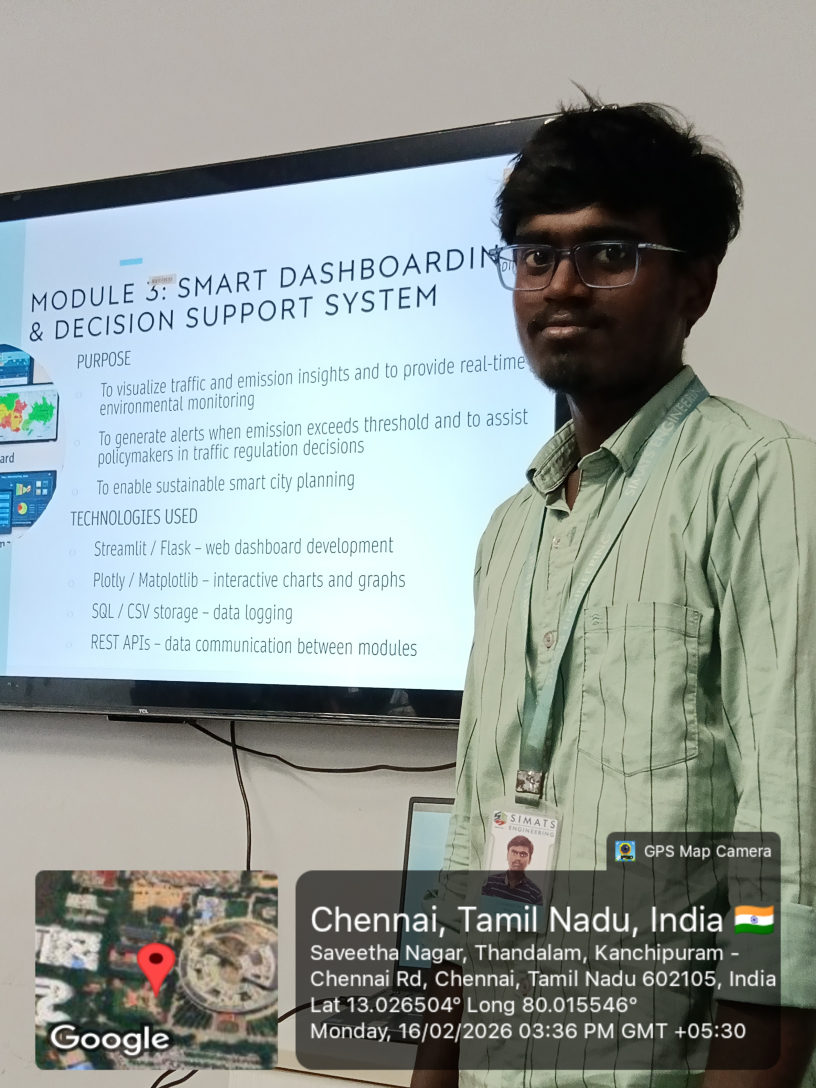
#> input picture review 1 photo.jpg, 2448 x 3264 px (shown at 1/3 size)
$ jupyter execute 'activity_1(13_02_2026).ipynb'   (shell and % lines are left out)
#> lines starting #> are read from the running program, lines starting #| are printed output that depends on the picture; after the words box and inside, x2 and y2 are one past the last pixel; in counts of white or black regions, pixels touching at a corner belong together
<a href="https://colab.research.google.com/github/Loganath399/Computer-Vision-with-OpenCV-for-Modern-AI/blob/main/activity_1(13_02_2026).ipynb" target="_parent"></a>

[cell 1]
# Install OpenCV if needed (usually pre-installed in Colab)

[cell 2]
import cv2
import numpy as np
import matplotlib.pyplot as plt
from google.colab import files

[cell 3]
uploaded = files.upload()
#> the answer given: review 1 photo.jpg

# Get filename
image_path = list(uploaded.keys())[0]

[cell 4]
image = cv2.imread(image_path)
#> image is the input picture: shape (3264, 2448, 3); mean B, G, R 153.3, 157.2, 148.9
gray = cv2.cvtColor(image, cv2.COLOR_BGR2GRAY)
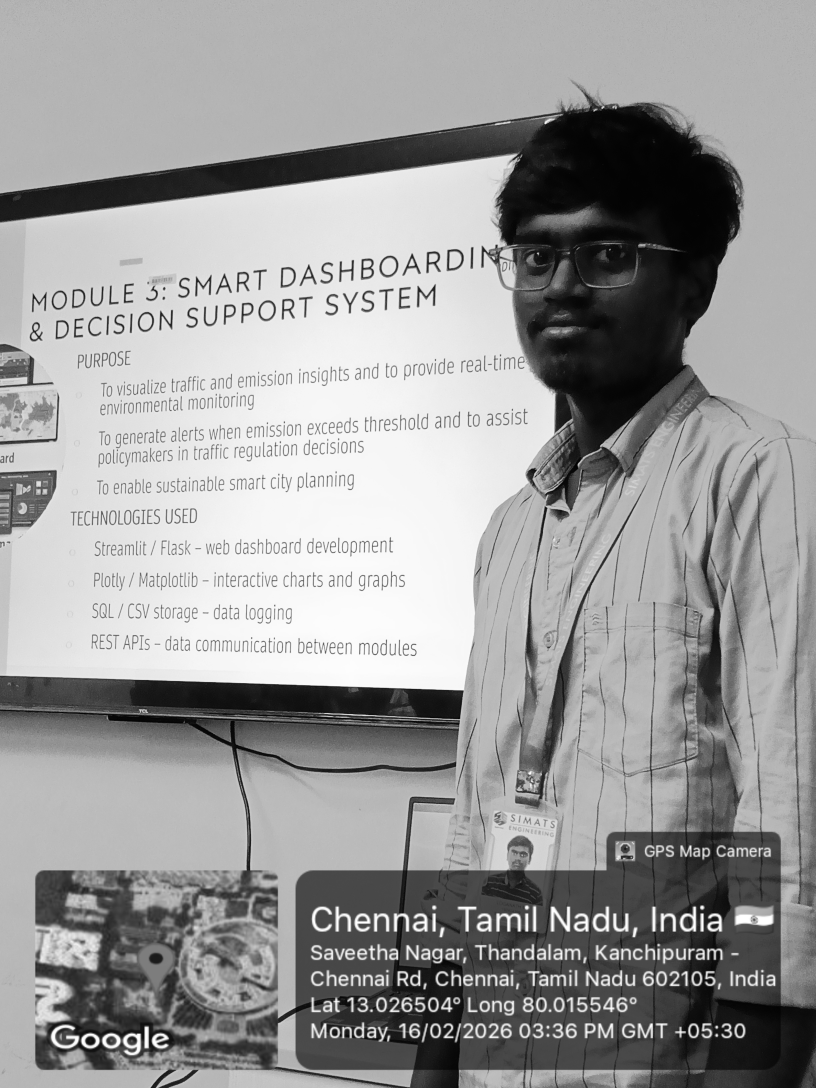
#> gray: shape (3264, 2448) (shown at 1/3 size); min 0, max 255, mean 154.3

level0 = gray
level1 = cv2.pyrDown(level0)   # Half size
level2 = cv2.pyrDown(level1)   # Quarter size
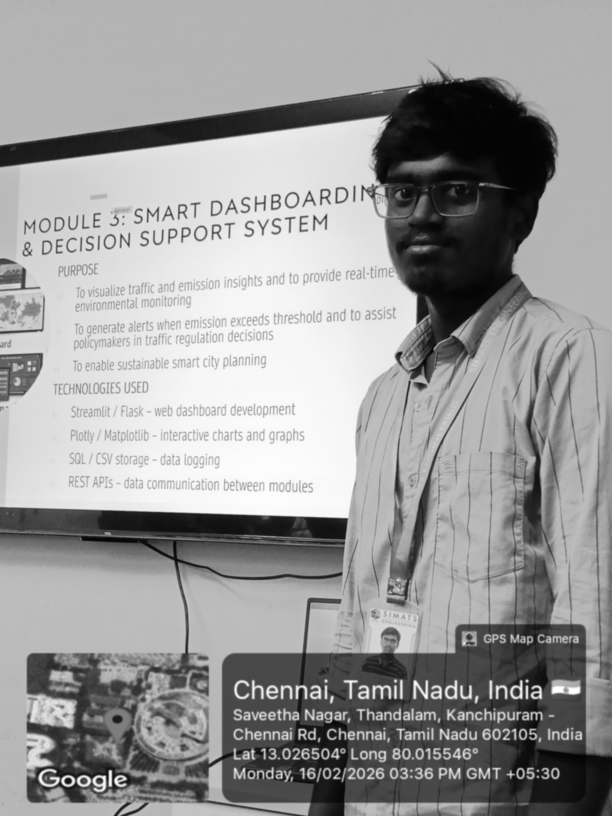
#> level2: shape (816, 612); min 3, max 255, mean 154.3
level3 = cv2.pyrDown(level2)   # One-eighth size
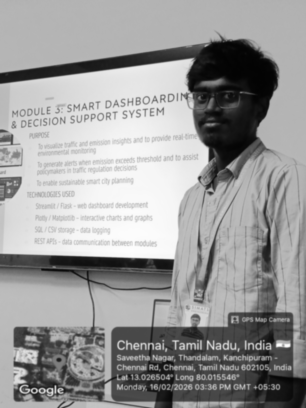
#> level3: shape (408, 306); min 3, max 254, mean 154.4

pyramid = [level0, level1, level2, level3]

[cell 5]
level0 = gray
level1 = cv2.pyrDown(level0)   # Half size
level2 = cv2.pyrDown(level1)   # Quarter size
level3 = cv2.pyrDown(level2)   # One-eighth size

pyramid = [level0, level1, level2, level3]

[cell 6]
edges = []
for level in pyramid:
    edge = cv2.Canny(level, 100, 200)
    edges.append(edge)
#> this loop made 4 passes
#> pass 1, `edge = cv2.Canny(level, 100, 200)`:
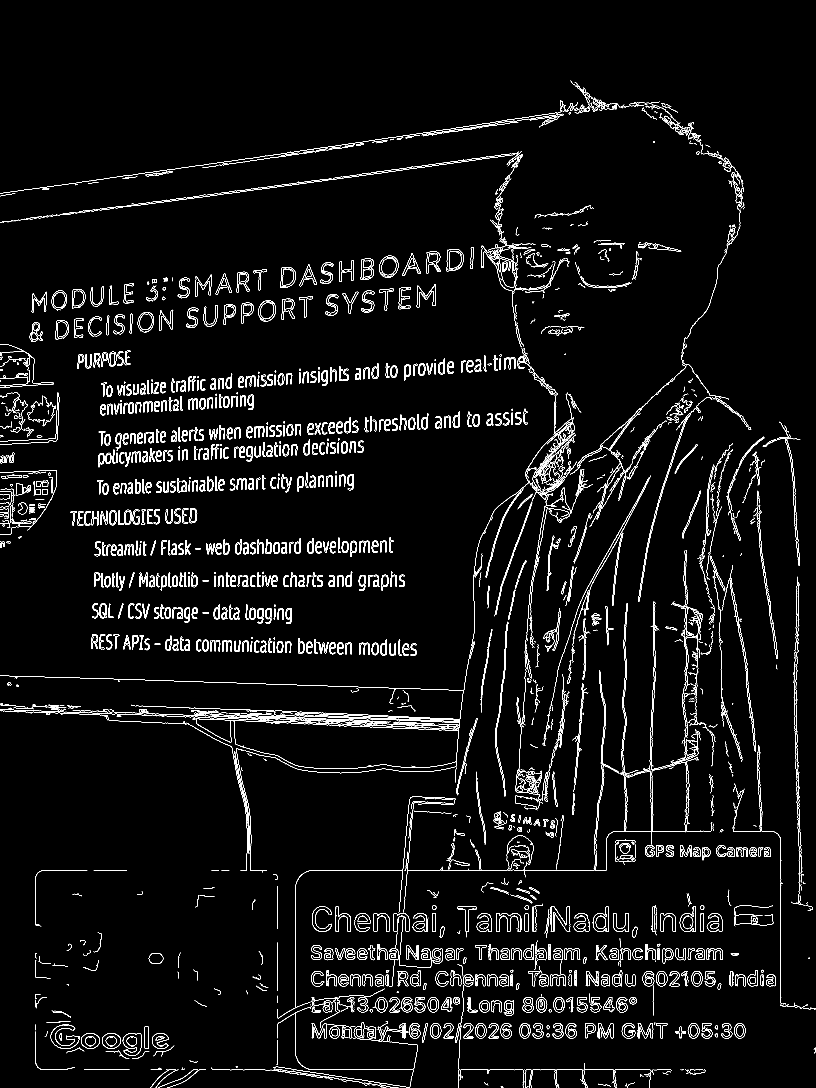
#> edge: shape (3264, 2448) (shown at 1/3 size); 2.8% white in thin lines or dots
#> pass 2, `edge = cv2.Canny(level, 100, 200)`:
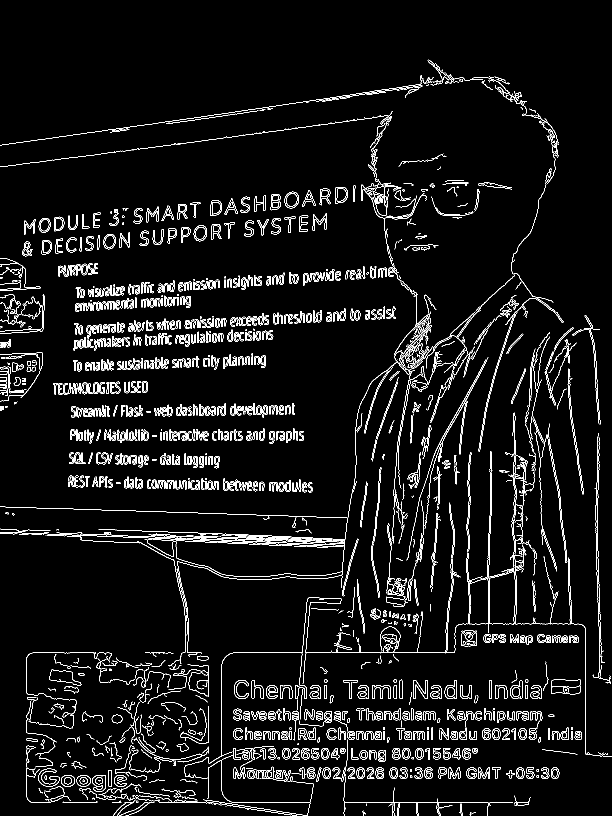
#> edge: shape (1632, 1224) (shown at 1/2 size); 5.3% white in thin lines or dots
#> pass 3, `edge = cv2.Canny(level, 100, 200)`:
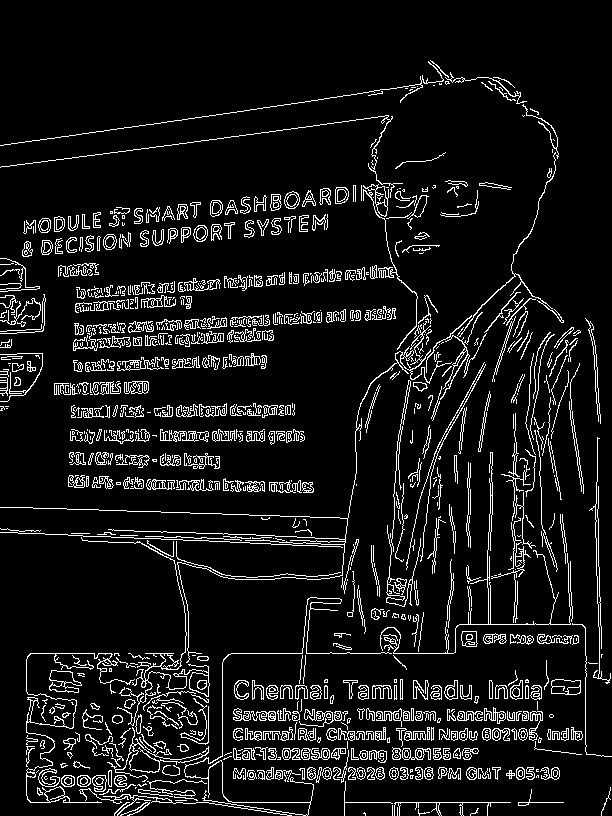
#> edge: shape (816, 612); 8.7% white in thin lines or dots
#> after the loop, edges = 4 items

[cell 7]
titles = [
    "Level 0 - Original",
    "Level 1 - Half Size",
    "Level 2 - Quarter Size",
    "Level 3 - One-Eighth Size"
]

plt.figure(figsize=(12, 10))

for i in range(4):
    # Show pyramid image
    plt.subplot(4, 2, 2*i+1)
    plt.imshow(pyramid[i], cmap='gray')
    plt.title(titles[i])
    plt.axis('off')

    # Show edges
    plt.subplot(4, 2, 2*i+2)
    plt.imshow(edges[i], cmap='gray')
    plt.title("Canny Edges")
    plt.axis('off')

plt.tight_layout()
plt.show()
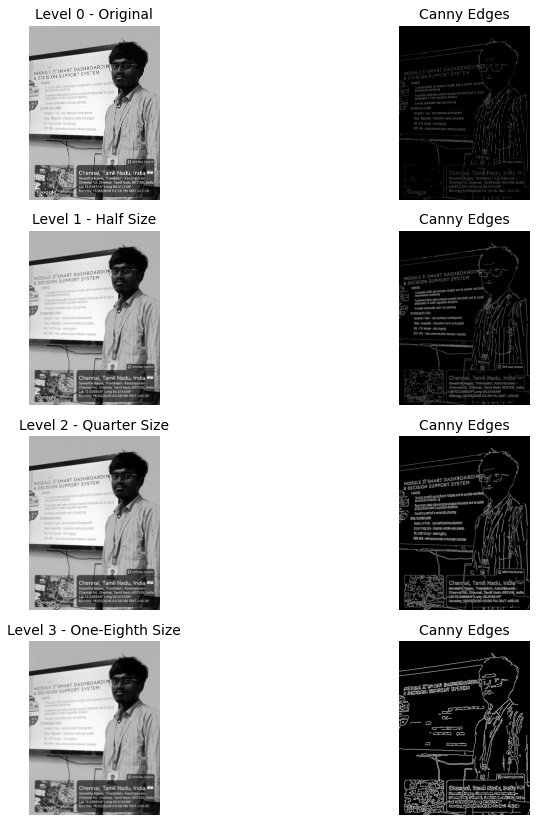
#> figure drawn by matplotlib, 8 panels

$ run again, on thankyou card.jpeg
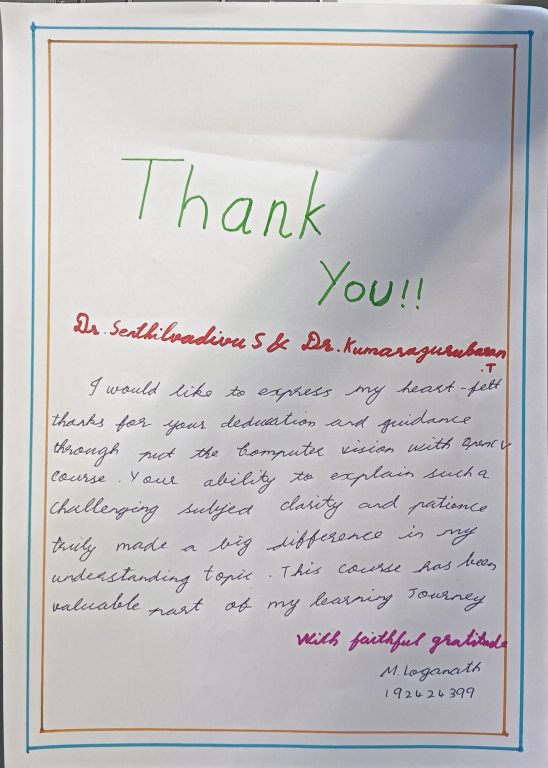
#> input picture thankyou card.jpeg, 1096 x 1536 px (shown at 1/2 size)
#> image is the input picture: shape (1536, 1096, 3); mean B, G, R 193.4, 191.6, 192.9
#> the loop `for level in pyramid:` made 4 passes
#> pass 3, `edge = cv2.Canny(level, 100, 200)`:
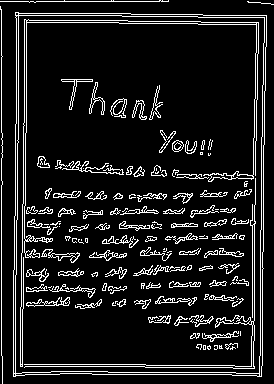
#> edge: shape (384, 274); 10.8% white in thin lines or dots
#> after the loop `for level in pyramid:`: edges = 4 items
